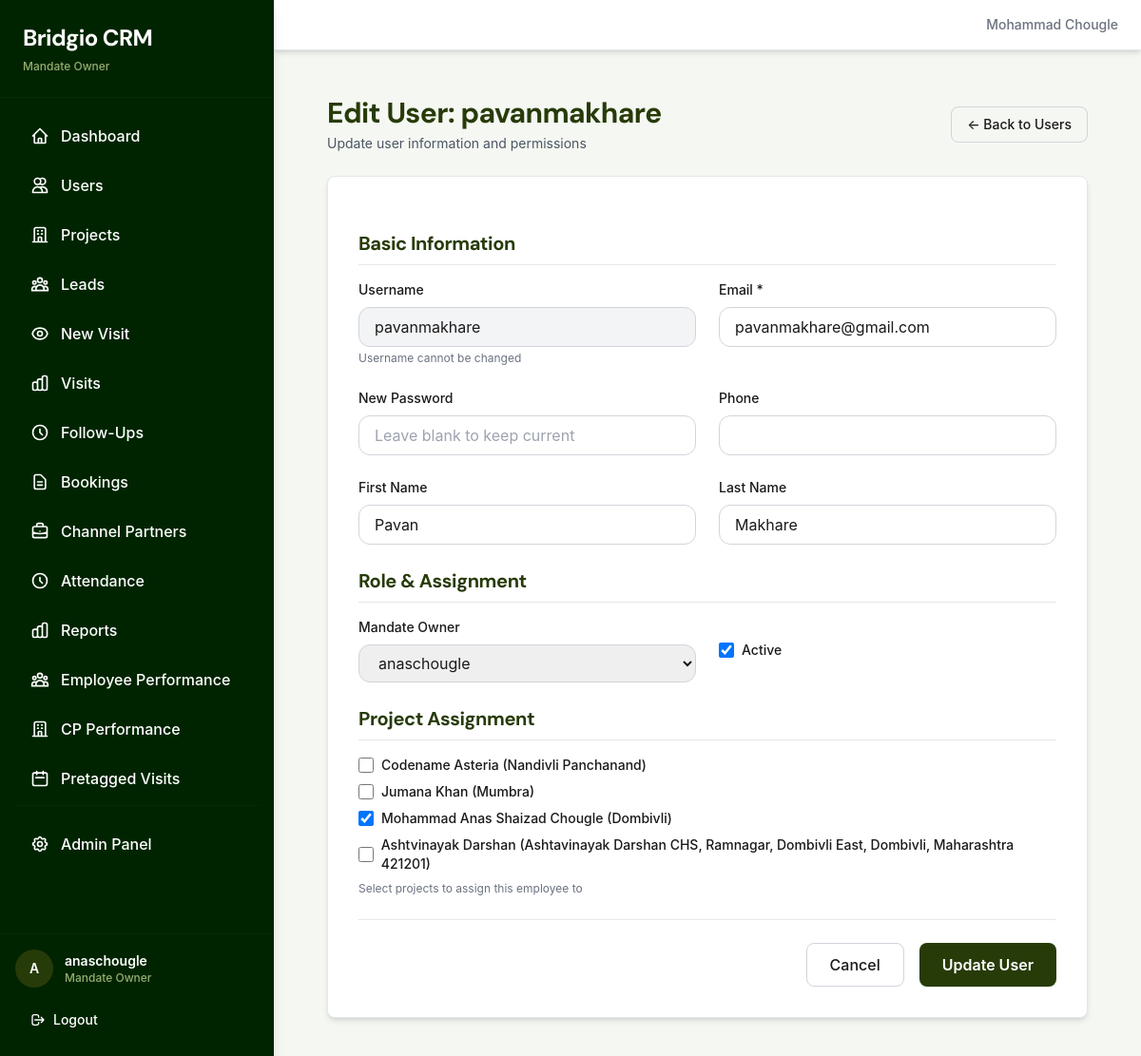
Before: /accounts/users/13/edit/ (signed in) with the older database file.
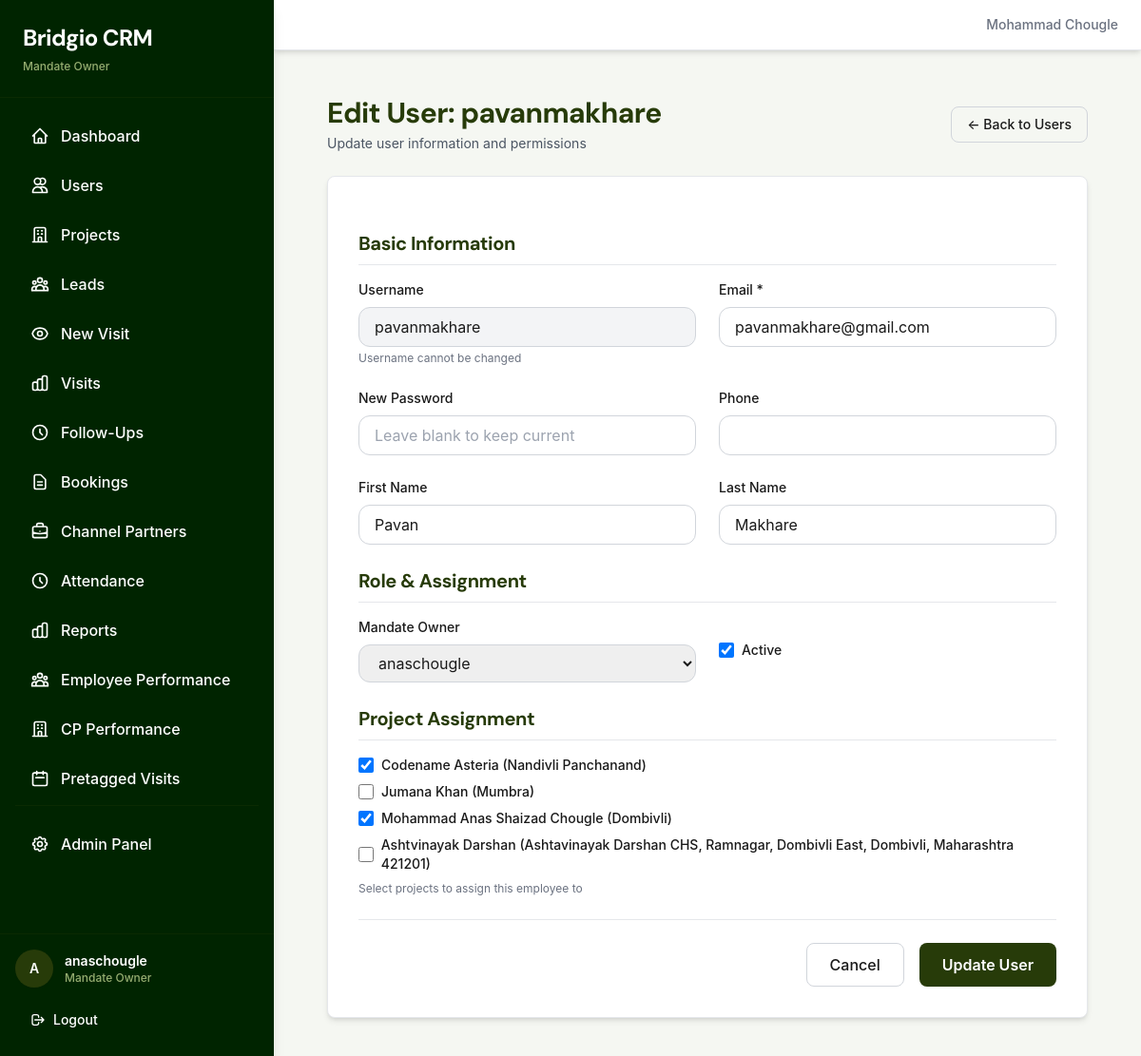
After: the same page with the newer database file.
### projects/models.py (models this page shows, shortened)
class Project(models.Model):
    PROJECT_TYPE_CHOICES = [
        ('residential', 'Residential'),
        ('commercial', 'Commercial'),
        ('mixed', 'Mixed'),
    ]
    name = models.CharField(max_length=200)
    builder_name = models.CharField(max_length=200)
    location = models.TextField()
    rera_id = models.CharField(max_length=50, blank=True)
    project_type = models.CharField(max_length=20, choices=PROJECT_TYPE_CHOICES, default='residential')
    starting_price = models.DecimalField(max_digits=15, decimal_places=2, null=True, blank=True)
    starting_price_unit = models.CharField(max_length=10, choices=[('lakhs', 'Lakhs'), ('crores', 'Crores')], default='lakhs', blank=True)
    ending_price = models.DecimalField(max_digits=15, decimal_places=2, null=True, blank=True)
    ending_price_unit = models.CharField(max_length=10, choices=[('lakhs', 'Lakhs'), ('crores', 'Crores')], default='lakhs', blank=True)
    inventory_summary = models.TextField(blank=True)
    image = models.ImageField(upload_to='projects/', blank=True, null=True, help_text="Cover image for project cards and detail page")
    number_of_towers = models.IntegerField(default=1, help_text="Total number of towers")
    floors_per_tower = models.IntegerField(default=1, help_text="Number of floors in each tower")
    units_per_floor = models.IntegerField(default=1, help_text="Number of residential units per floor")
    has_commercial = models.BooleanField(default=False, help_text="Does this project have commercial units?")
    commercial_floors = models.IntegerField(default=0, help_text="Number of floors with commercial units")
    commercial_units_per_floor = models.IntegerField(default=0, help_text="Number of commercial units per floor")
    latitude = models.DecimalField(max_digits=9, decimal_places=6, null=True, blank=True)
    longitude = models.DecimalField(max_digits=9, decimal_places=6, null=True, blank=True)
    default_commission_percent = models.DecimalField(max_digits=5, decimal_places=2, default=0.00)
    auto_assignment_strategy = models.CharField(
        max_length=20,
        choices=[('round_robin', 'Round Robin'), ('manual', 'Manual')],
        default='manual'
    )
    mandate_owner = models.ForeignKey(
        User,
        on_delete=models.CASCADE,
        related_name='projects',
        limit_choices_to={'role': 'mandate_owner'}
    )
    site_head = models.ForeignKey(
        User,
        on_delete=models.SET_NULL,
        null=True,
        blank=True,
        related_name='managed_projects',
        limit_choices_to={'role': 'site_head'}
    )
    is_active = models.BooleanField(default=True)
    created_at = models.DateTimeField(auto_now_add=True)
    updated_at = models.DateTimeField(auto_now=True)
    class Meta:
        db_table = 'projects'
        ordering = ['-created_at']

### accounts/views.py (the view, shortened to what this page needs)
# urls.py: path('users/<int:pk>/edit/', user_edit, name='user_edit'),
@login_required
def user_edit(request, pk):
    user = get_object_or_404(User, pk=pk)
    if not (request.user.is_super_admin() or request.user.is_mandate_owner()):
        messages.error(request, 'You do not have permission to access this page.')
        return redirect('dashboard')
    mandate_owners = None
    if request.user.is_super_admin() or request.user.is_mandate_owner():
        mandate_owners = User.objects.filter(role='mandate_owner', is_active=True)
    projects = None
    if request.user.is_super_admin() or request.user.is_mandate_owner():
        projects = Project.objects.filter(is_active=True)
    user_assigned_projects = []
    if user.role in ['closing_manager', 'sourcing_manager', 'telecaller'] and projects:
        user_assigned_projects = list(user.assigned_projects.values_list('id', flat=True))
    context = {
        'user_obj': user,
        'role_choices': User.ROLE_CHOICES if request.user.is_super_admin() else None,
        'mandate_owners': mandate_owners,
        'projects': projects,
        'user_assigned_projects': user_assigned_projects,
    }
    return render(request, 'accounts/user_edit.html', context)

### accounts/models.py (called while the page is built)
    def is_super_admin(self):
        return self.role == 'super_admin'

    def is_mandate_owner(self):
        return self.role == 'mandate_owner'

    def is_closing_manager(self):
        return self.role == 'closing_manager'

    def is_telecaller(self):
        return self.role == 'telecaller'

### templates/accounts/user_edit.html (shortened to what the changed rows need)
{% extends 'base.html' %}
{% block content %}
<div class="max-w-5xl mx-auto px-4 sm:px-6 lg:px-8 py-6">
    <div class="flex flex-col sm:flex-row justify-between items-start sm:items-center mb-6 gap-4">
        <div>
            <h1 class="text-2xl sm:text-3xl font-heading font-bold text-olive-primary">Edit User: {{ user_obj.username }}</h1>
        </div>
    </div>
    <div class="bg-white rounded-lg shadow-md border border-gray-200 p-6 sm:p-8">
        <form method="post" class="space-y-6">
            <div class="mb-8">
                <h2 class="text-lg sm:text-xl font-heading font-bold mb-4 text-olive-primary pb-2 border-b border-gray-200">Basic Information</h2>
            </div>
            <div class="mb-8">
                <h2 class="text-lg sm:text-xl font-heading font-bold mb-4 text-olive-primary pb-2 border-b border-gray-200">Role & Assignment</h2>
            </div>
            <div id="project-assignment-section" style="display: {% if user_obj.role == 'closing_manager' or user_obj.role == 'sourcing_manager' or user_obj.role == 'telecaller' %}block{% else %}none{% endif %};" class="mb-8">
                <h2 class="text-lg sm:text-xl font-heading font-bold mb-4 text-olive-primary pb-2 border-b border-gray-200">Project Assignment</h2>
                {% if projects %}
                <div class="space-y-2">
                    {% for project in projects %}
                    <div class="flex items-center">
                        <input type="checkbox" name="assigned_projects" value="{{ project.id }}" id="project_{{ project.id }}"
                               {% if project.id in user_assigned_projects %}checked{% endif %}
                               class="w-4 h-4 text-olive-primary border-gray-300 rounded focus:ring-olive-primary">
                        <label for="project_{{ project.id }}" class="ml-2 text-sm font-medium">{{ project.name }} ({{ project.location }})</label>
                    </div>
                    {% endfor %}
                </div>
                {% else %}
                <p class="text-sm text-gray-500">No active projects available</p>
                {% endif %}
            </div>
        </form>
    </div>
</div>
{% endblock %}

Changed rows visible on the page:
changed Project "Codename Asteria": assigned_projects "☐" → "☑"
